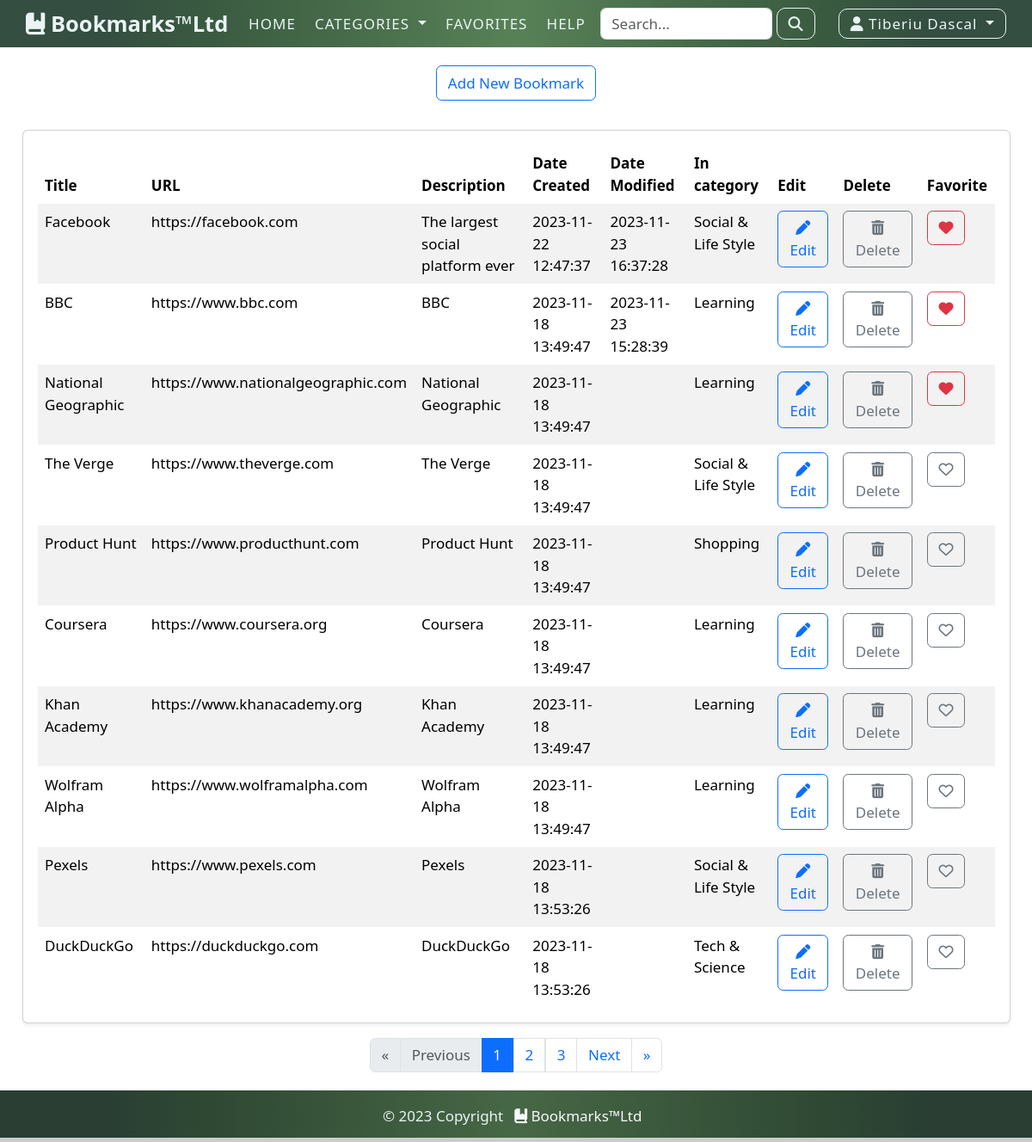
Screenshot of /bookmarks.php (signed in) with the database file from the repository.
### tables this page shows
CREATE TABLE `bookmarks` (
  `id` int(10) unsigned NOT NULL AUTO_INCREMENT,
  `title` varchar(255) NOT NULL,
  `URL` varchar(300) NOT NULL,
  `description` text DEFAULT NULL,
  `date_created` datetime NOT NULL DEFAULT current_timestamp(),
  `date_modified` datetime DEFAULT NULL,
  `owner_id` int(11) unsigned NOT NULL,
  `category_id` int(10) unsigned DEFAULT NULL,
  PRIMARY KEY (`id`),
  KEY `fk_bookmarks_users` (`owner_id`),
  KEY `fk_bookmarks_categories` (`category_id`) USING BTREE,
  CONSTRAINT `FK_bookmarks_categories` FOREIGN KEY (`category_id`) REFERENCES `categories` (`id`),
  CONSTRAINT `fk_bookmarks_users` FOREIGN KEY (`owner_id`) REFERENCES `users` (`id`)
);

CREATE TABLE `categories` (
  `id` int(10) unsigned NOT NULL AUTO_INCREMENT,
  `name` varchar(255) NOT NULL,
  `categ_image` varchar(255) DEFAULT NULL,
  `description` text DEFAULT NULL,
  PRIMARY KEY (`id`),
  UNIQUE KEY `name` (`name`)
);

### classes/Database.php (called while the page is built, shortened)
<?php
class Database
{
    private $conn;
    public function __construct()
    {
        $this->conn = new mysqli(DB_HOST, DB_USER, DB_PASS, DB_NAME);
        $this->conn->set_charset('utf8');
    }
    public function query($sql)
    {
        return $this->conn->query($sql);
    }
}

### classes/Bookmark.php (called while the page is built, shortened)
<?php
class Bookmark
{
    private $db;
    public function __construct(Database $database)
    {
        $this->db = $database;
    }
    public function getBookmarksByUserId($user_id, $limit=null, $offset=null)
    {
        $user_id = (int)$user_id;
        $limit   = (int)$limit ? $limit : null;
        $offset  = (int)$offset ? $offset : null;
        if($limit && $offset) {
            $sql = "SELECT * FROM bookmarks WHERE owner_id = $user_id LIMIT $offset, $limit";
        } else if($limit){
            $sql = "SELECT * FROM bookmarks WHERE owner_id = $user_id LIMIT $limit";
        } else {
            $sql = "SELECT * FROM bookmarks WHERE owner_id = $user_id";
        }
        $row = $this->db->query($sql);
        $results = array();
        while($result = $row->fetch_assoc()){
            $results[] = $result;
        }
        return $results;
    }
    public function getBookmarksCountByUserId($user_id, $category_id=null)
    {
        $user_id = (int)$user_id;
        $category_id = (int)$category_id;
        if($category_id){
            $sql = "SELECT COUNT(*) AS count FROM bookmarks WHERE owner_id = $user_id AND category_id = $category_id";
        } else {
            $sql = "SELECT COUNT(*) AS count FROM bookmarks WHERE owner_id = $user_id";
        }
        $row = $this->db->query($sql);
        $result = $row->fetch_assoc();
        return $result['count'];
    }
}

### classes/Category.php (called while the page is built, shortened)
<?php
class Category{
    private $db;
    public function __construct(Database $database)
    {
        $this->db = $database;
    }
    public function getCategoryNameById($id)
    {
        $id  = (int)$id;
        $sql = "SELECT name FROM categories WHERE id = $id";
        $row = $this->db->query($sql);
        $result = $row->fetch_assoc();
        return $result['name'];
    }
}

### classes/Favorite.php (called while the page is built, shortened)
<?php
class Favorite
{
    private $db;
    public function __construct(Database $database)
    {
        $this->db = $database;
    }
    public function isFavorite($id)
    {
        $id = (int)$id;
        $sql = "SELECT bookmark_id FROM favorites WHERE bookmark_id = $id";
        $result = $this->db->query($sql);
        $row = $result->fetch_assoc();
        if($row)
        {
            return true;
        }
        return false;
    }
}

### bookmarks.php (the view, shortened to what this page needs)
<?php
require_once 'classes/Database.php';
require_once 'classes/Bookmark.php';
require_once 'classes/Category.php';
require_once 'classes/Favorite.php';
include 'templates/header.php';
$db = new Database();
$bm = new Bookmark($db);
$cat = new Category($db);
$fav = new Favorite($db);
if(!empty($_GET['category'])){
    $category = $_GET['category'];
} else {
    $category = false;
}
if(!$category){
    $count = $bm->getBookmarksCountByUserId($_SESSION['user_id']);
} else {
    $count = $bm->getBookmarksCountByUserId($_SESSION['user_id'], $category);
}
$limit = 10;
$total_pages = ceil($count / $limit);
if((isset($_GET['page']) && (!empty($_GET['page']) && (int)$_GET['page'] != 1))){
    $page = (int)$_GET['page'];
    if($page > $total_pages){
        redirect('bookmarks.php?page=1');
    }
} else {
    $page = 1;
}
$offset = ($page-1)*$limit;
if($category){
    $bookmarks = $bm->getUserBookmarksByCategoryId($_SESSION['user_id'], $category, $limit, $offset);
} else {
    $bookmarks = $bm->getBookmarksByUserId($_SESSION['user_id'], $limit, $offset);
}
?>
<div class="d-flex justify-content-center p-3">
    <a href="new_bookmark.php" class="btn btn-outline-primary mx-4">Add New Bookmark</a>
</div>
<?php
if($count > 1)
{
?>
<section class="intro mx-4 my-3 ">
    <div class="row justify-content-center">
        <div class="col-12">
            <div class="card shadow-sm">
                <div class="card-body">
                    <div class="table-responsive">
                        <table class="table table-hover table-striped table-borderless mb-0">
                            <thead>
                            <tr>
                                <th scope="col">Title</th>
                                <th scope="col">URL</th>
                                <th scope="col">Description</th>
                                <th scope="col">Date Created</th>
                                <th scope="col">Date Modified</th>
                                <th scope="col">In category</th>
                                <th scope="col">Edit</th>
                                <th scope="col">Delete</th>
                                <th scope="col">Favorite</th>
                            </tr>
                            </thead>
                            <tbody>
                            <?php
                                foreach($bookmarks as $bookmark)
                                {?>
                                <tr>
                                    <td><?=$bookmark['title'];?></td>
                                    <td><?=$bookmark['URL'];?></td>
                                    <td><?=$bookmark['description'];?></td>
                                    <td><?=$bookmark['date_created'];?></td>
                                    <td><?=$bookmark['date_modified'];?></td>
                                    <td><?=$cat->getCategoryNameById($bookmark['category_id']);?></td>
                                    <td>
                                        <a class="btn btn-outline-primary" href="edit_bookmark.php?id=<?=$bookmark['id'];?>"><i class="fa fa-solid fa-pen"></i> Edit</a>
                                    </td>
                                    <td>
                                        <a class="btn btn-outline-secondary" href="delete_bookmark.php?id=<?=$bookmark['id'];?>"><i class="fa fa-solid fa-trash"></i> Delete</a>
                                    </td>
                                    <td>
                                        <?php if($fav->isFavorite($bookmark['id'])) { ?>
                                            <a class="btn btn-outline-danger" href="favorites.php?id=<?=$bookmark['id']?>&action=remove"><i class="fa-solid fa-heart"></i></a>
                                        <?php } else { ?>
                                            <a class="btn btn-outline-secondary" href="favorites.php?id=<?=$bookmark['id']?>&action=add"><i class="fa-regular fa-heart"></i></a>
                                        <?php } ?>
                                    </td>
                                </tr>
                                <?php }
                            ?>
                            </tbody>
                        </table>
                    </div>
                </div>
            </div>
        </div>
    </div>
</section>
<nav aria-label="Page navigation example">
    <ul class="pagination justify-content-center">
        <?php
            if($page == 1){
                $prev_disabled = " disabled ";
            } else {
                $prev_disabled = "";
            }
            if($page == $total_pages)
            {
                $next_disabled = " disabled ";
            } else {
                $next_disabled = "";
            }
            echo '<li class="page-item '.$prev_disabled.'"><a class="page-link" href="bookmarks.php?page=1">&laquo;</a></li>';
            echo '<li class="page-item '.$prev_disabled.'"><a class="page-link" href="bookmarks.php?page='. ($page-1). '">Previous</a></li>';
            for($i=1; $i <= $total_pages; $i++)
            {
                if($page == $i) {
                    echo '<li class="page-item active" aria-current="page"><span class="page-link primary" >'. $i .'</span></li>';
                } else {
                    $class = "page-item";
                    $aria = "";
                    echo '<li '.$class . $aria .'><a class="page-link" href="bookmarks.php?page='.$i.'">'. $i .'</a></li>';
                }
            }
            echo '<li class="page-item '.$next_disabled.'"><a class="page-link " href="bookmarks.php?page='.($page+1).'">Next</a></li>';
            echo '<li class="page-item '.$next_disabled.'"><a class="page-link" href="bookmarks.php?page='.$total_pages.'">&raquo;</a></li>';
        ?>
    </ul>
</nav>
<?php }
include 'templates/footer.php';

### assets/styles/nav.css (style rules this page uses)
:root { --clr-green-900: #344e41; --clr-green-600: #3a5a40; --clr-green-300: #588157; --clr-green-900-op: rgba(51, 79, 65, 0.85); --clr-green-600-op: rgba(59, 89, 64, 0.85); --clr-green-300-op: rgba(87, 127, 87, 0.85); --clr-light: #eaf4f4; }
a { text-decoration: none !important; }
@media (min-width: 900px) { html { font-size: 13.5px; } }
@media (min-width: 1100px) { html { font-size: 17px; } }

### assets/styles/main.css (style rules this page uses)
html, body { height:100vh; margin:0; }
body { display:flex; flex-direction: column; justify-content: space-between; }

### rows the page displays
bookmarks: title "Facebook", URL "https://facebook.com", description "The largest social platform ever", date_created "2023-11-22 12:47:37", date_modified "2023-11-23 16:37:28", category.name "Social & Life Style"
bookmarks: title "BBC", URL "https://www.bbc.com", description "BBC", date_created "2023-11-18 13:49:47", date_modified "2023-11-23 15:28:39", category.name "Learning"
bookmarks: title "National Geographic", URL "https://www.nationalgeographic.com", description "National Geographic", date_created "2023-11-18 13:49:47", category.name "Learning"
bookmarks: title "The Verge", URL "https://www.theverge.com", description "The Verge", date_created "2023-11-18 13:49:47", category.name "Social & Life Style"
bookmarks: title "Product Hunt", URL "https://www.producthunt.com", description "Product Hunt", date_created "2023-11-18 13:49:47", category.name "Shopping"
bookmarks: title "Coursera", URL "https://www.coursera.org", description "Coursera", date_created "2023-11-18 13:49:47", category.name "Learning"
bookmarks: title "Khan Academy", URL "https://www.khanacademy.org", description "Khan Academy", date_created "2023-11-18 13:49:47", category.name "Learning"
bookmarks: title "Wolfram Alpha", URL "https://www.wolframalpha.com", description "Wolfram Alpha", date_created "2023-11-18 13:49:47", category.name "Learning"
bookmarks: title "Pexels", URL "https://www.pexels.com", description "Pexels", date_created "2023-11-18 13:53:26", category.name "Social & Life Style"
bookmarks: title "DuckDuckGo", URL "https://duckduckgo.com", description "DuckDuckGo", date_created "2023-11-18 13:53:26", category.name "Tech & Science"

### other values shown
$_SESSION['first_name'] "Tiberiu"
$_SESSION['last_name'] "Dascal"
